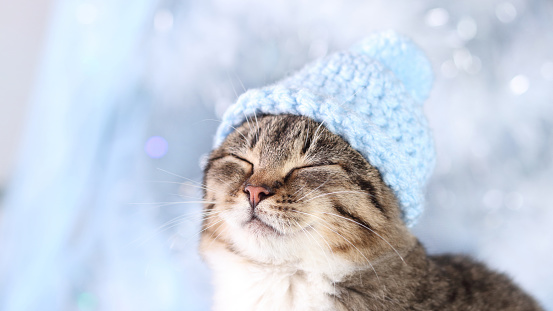
#> input picture Data/cat/cat_13922_64958.jpg, 553 x 311 px, given in place of pug_11268_17576.jpg, which was not available
$ jupyter execute preprocessing.ipynb   (older library calls are emulated)
#> lines starting #> are read from the running program, lines starting #| are printed output that depends on the picture; pictures that were not available may be replaced by others from this repository, and a replacement may not be noted
[cell 1]
import warnings
import matplotlib.pyplot as plt

from skimage import filters
from skimage import img_as_float

from PIL import Image, ImageOps

warnings.filterwarnings("ignore", "(Possibly )?corrupt EXIF data", UserWarning)
Image.MAX_IMAGE_PIXELS = None

[cell 2]
animal_list = ['cat', 'lion', 'leopard', 'tiger', 'jaguar', 'sphynx',
                'dog', 'wolf', 'husky', 'corgi', 'pug']

# animal_list = ['cat']

DATA_PATH = './Data/'

[cell 3]
# [13 lines of commented-out code are left out]

[cell 4]
class Preprocessing:
    def __init__(self, path, width, height):
#> called with path = './Data/pug/pug_11268_17576.jpg', width = 480, height = 360
        image = Image.open(path)
#> image is the input picture: PIL image 553x311 RGB; mean R, G, B 197.7, 205.1, 217.4
        self.image = ImageOps.grayscale(image).resize((width, height), Image.ADAPTIVE)
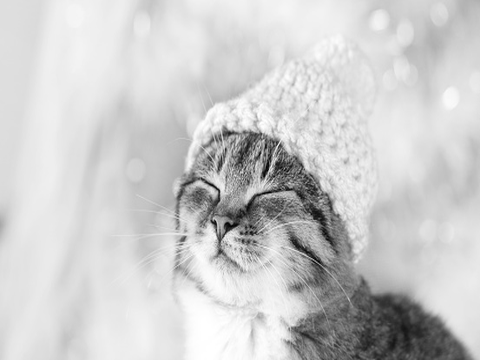
#> self.image: PIL image 480x360 L; min 0, max 255, mean 204.3

    def sobel_filtering(self, image):
        img = img_as_float(image)
        self.image = filters.sobel(img)
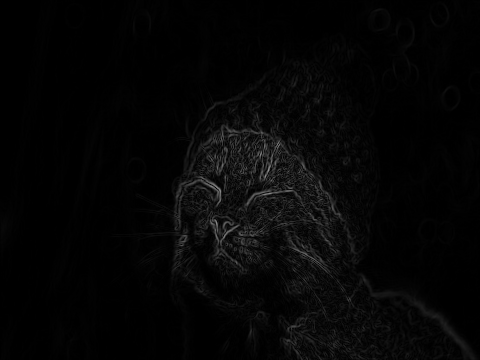
#> self.image: shape (360, 480) float64; min 0, max 0.579, mean 0.0224

    def display(self):
        plt.imshow(self.image)

$ run again, on Data/cat/cat_31091_23525.jpg
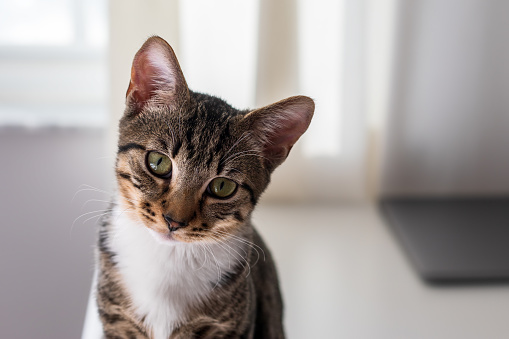
#> input picture Data/cat/cat_31091_23525.jpg, 509 x 339 px, given in place of pug_11268_17576.jpg, which was not available
#> in __init__, image is the input picture: PIL image 509x339 RGB; mean R, G, B 167.2, 160.3, 158.1
#> in __init__, `self.image = ImageOps.grayscale(image).resize((width, height), Image.A..`:
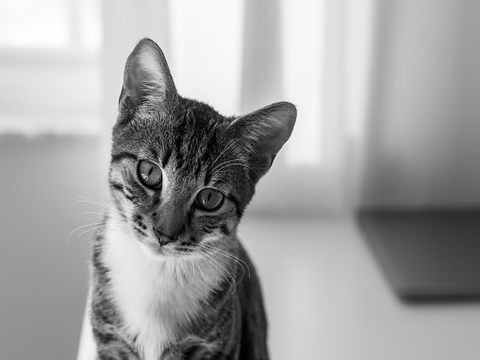
#> self.image: PIL image 480x360 L; min 0, max 255, mean 162.1
#> in sobel_filtering, `self.image = filters.sobel(img)`:
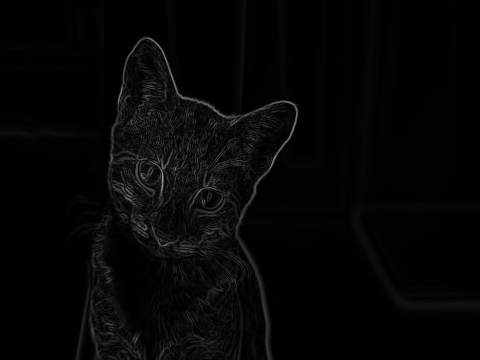
#> self.image: shape (360, 480) float64; min 0, max 0.597, mean 0.0229

$ run again, on Data/cat/cat_32442_55564.jpg
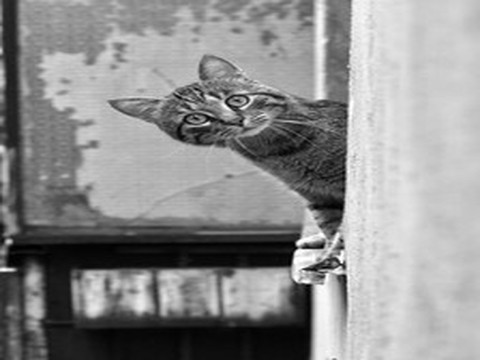
#> input picture Data/cat/cat_32442_55564.jpg, 480 x 360 px, given in place of pug_11268_17576.jpg, which was not available
#> in __init__, image is the input picture: PIL image 480x360 L; min 0, max 255, mean 142.3
#> in sobel_filtering, `self.image = filters.sobel(img)`:
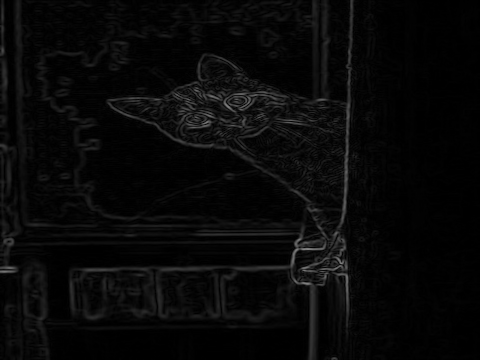
#> self.image: shape (360, 480) float64; min 0, max 0.523, mean 0.0335

$ run again, on Data/cat/cat_33841_85576.jpg
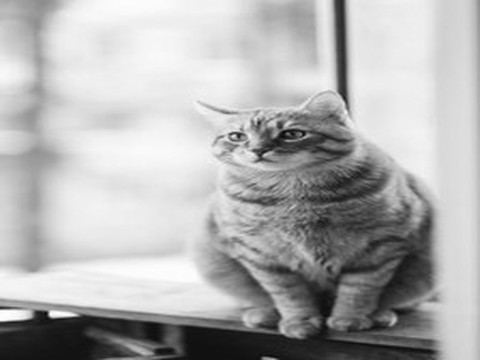
#> input picture Data/cat/cat_33841_85576.jpg, 480 x 360 px, given in place of pug_11268_17576.jpg, which was not available
#> in __init__, image is the input picture: PIL image 480x360 L; min 6, max 255, mean 176.6
#> in sobel_filtering, `self.image = filters.sobel(img)`:
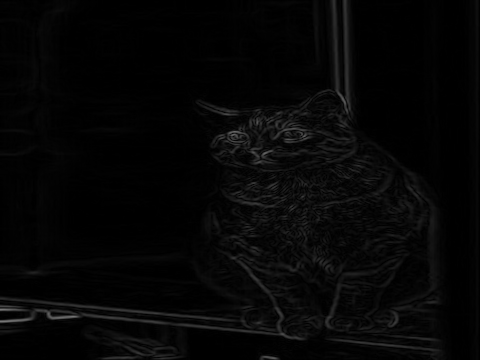
#> self.image: shape (360, 480) float64; min 0, max 0.471, mean 0.0242
